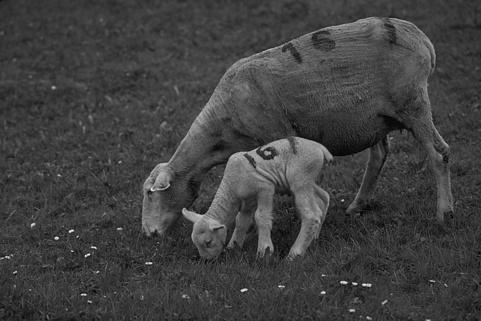
#> input picture Image Enhancing/Code/Test_grey.png, 481 x 321 px
$ python histogram_equalize.py
#> lines starting #> are read from the running program, lines starting #| are printed output that depends on the picture
import numpy as np
import sys
from PIL import Image

def hist(img):
    #Calculates normalized histogram of an image
    xSize = int((img.shape[0]))
    ySize = int((img.shape[1]))

    imgFlat = img.flatten()
    #array of size 256, filled with zeros
    histogram = np.zeros(256)

    #print(type(imgFlat))
    #print(len(imgFlat))

    #Loop through flatten image and count the occurances of that pixel
    for i in imgFlat.astype(int):
        histogram[i] += 1
    #print(histogram[204])

    return histogram


def cums(i):
    i = iter(i)
    n = [next(i)]

    for j in i:
        n.append(n[-1] + j)

    # [5 lines of commented-out code are left out]

    return np.array(n)


#out = histogram_equalize(img)
#Result histogram shoudl fill 0 - 255 range
#need to apply a transform to every pixel in the image
def histogram_equalize(img):
    imgFlat = img.flatten()
    imgHist = hist(img)
    cumsum = cums(imgHist)

    #Re-normalize cumulative sum values to a range between 0 - 255
    numer = (cumsum - cumsum.min()) * 255
    denom = cumsum.max() - cumsum.min()

    #re-normalize the cdf
    cumsum = numer/denom
    cumsum = cumsum.astype('uint8')

    # [6 lines of commented-out code are left out]

    imgEqu = cumsum[imgFlat.astype('uint8')]

    #unflatten the new image
    #imgEqu = np.reshape(imgEqu, imgEqu.shape)
    imgEqu = np.reshape(imgEqu, img.shape)

    return imgEqu


if __name__ == '__main__':
    imgName = input("Name of Image: ")
#> the answer given: Test_grey.png

    imgInput = np.asarray(Image.open(imgName).convert('L'), dtype='float')
    Image.open(imgName).convert('L').save("Test_grey.png")
    # [7 lines of commented-out code are left out]

    out_img = histogram_equalize(imgInput)
#> the loop in hist, `for i in imgFlat.astype(int):` made 154401 passes
#> i on passes 1 to 3: 15, 23, 33
#> after the loop in hist, `for i in imgFlat.astype(int):`: histogram = 256 values, max 4964 at index 59, min 0 at index 202, mean 603.1
#> in histogram_equalize, `imgHist = hist(img)`: imgHist has the same summary as histogram in hist
#> in cums, `n = [next(i)]`: n = [10]
#> the loop in cums, `for j in i:` made 255 passes
#> j on passes 1 to 3: 5, 5, 6
#> after the loop in cums, `for j in i:`: n = 256 values from 10 to 154401
#> in histogram_equalize, `numer = (cumsum - cumsum.min()) * 255`: numer = 256 values from 0 to 39369705
#> in histogram_equalize, `denom = cumsum.max() - cumsum.min()`: denom = 154391
#> in histogram_equalize, `cumsum = numer/denom`: cumsum = 256 values from 0 to 255
#> in histogram_equalize, `imgEqu = np.reshape(imgEqu, img.shape)`:
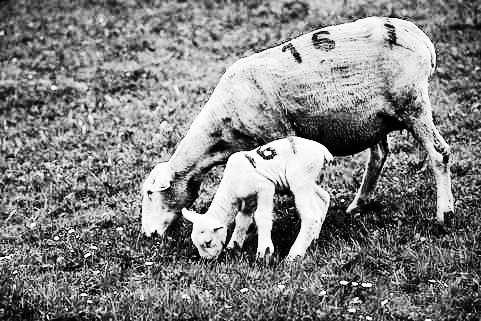
#> imgEqu: shape (321, 481); min 0, max 255, mean 129.4

    print(type(out_img[1][4]))
#| <class 'numpy.uint8'>

    #eqImg = Image.fromarray(out_img.astype('uint8'), mode='L')
    eqImg = Image.fromarray(out_img,'L')
    eqImg.show()
    eqImg.save("Equalized_Histogram.png")
